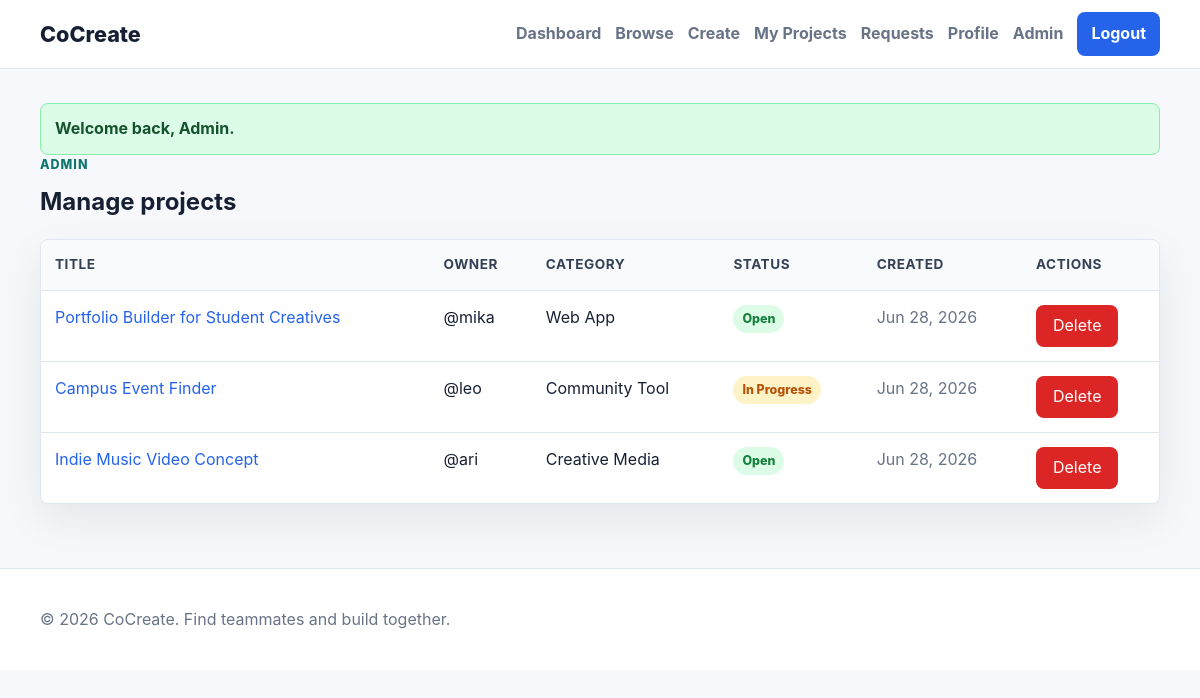
The app's page /admin/projects.php (signed in) with its own data.
### tables this page shows
CREATE TABLE projects (
  project_id INT UNSIGNED AUTO_INCREMENT PRIMARY KEY,
  user_id INT UNSIGNED NOT NULL,
  project_title VARCHAR(180) NOT NULL,
  description TEXT NOT NULL,
  required_skills TEXT NOT NULL,
  category VARCHAR(120) NOT NULL,
  project_status ENUM('open', 'in_progress', 'completed') NOT NULL DEFAULT 'open',
  created_at TIMESTAMP NOT NULL DEFAULT CURRENT_TIMESTAMP,
  CONSTRAINT fk_projects_user
    FOREIGN KEY (user_id) REFERENCES users(user_id)
    ON DELETE CASCADE ON UPDATE CASCADE
);

CREATE TABLE users (
  user_id INT UNSIGNED AUTO_INCREMENT PRIMARY KEY,
  firstname VARCHAR(80) NOT NULL,
  lastname VARCHAR(80) NOT NULL,
  username VARCHAR(80) NOT NULL UNIQUE,
  email VARCHAR(160) NOT NULL UNIQUE,
  password_hash VARCHAR(255) NOT NULL,
  profile_picture VARCHAR(255) DEFAULT NULL,
  skills TEXT DEFAULT NULL,
  interests TEXT DEFAULT NULL,
  bio TEXT DEFAULT NULL,
  role ENUM('user', 'admin') NOT NULL DEFAULT 'user',
  status ENUM('active', 'disabled') NOT NULL DEFAULT 'active',
  created_at TIMESTAMP NOT NULL DEFAULT CURRENT_TIMESTAMP
);

### includes/session.php (called while the page is built, shortened)
<?php
function e($value): string
{
    return htmlspecialchars((string)($value ?? ''), ENT_QUOTES, 'UTF-8');
}
function status_label(string $status): string
{
    return ucwords(str_replace('_', ' ', $status));
}

### admin/projects.php (the view, shortened to what this page needs)
<?php
require_once __DIR__ . '/../includes/session.php';
require_once __DIR__ . '/../includes/db.php';
$pagePrefix = '../pages/';
$projects = $pdo->query('SELECT p.*, u.username FROM projects p JOIN users u ON u.user_id = p.user_id ORDER BY p.created_at DESC')->fetchAll();
require_once __DIR__ . '/../includes/header.php';
?>
<section class="page-head">
  <div>
    <p class="eyebrow">Admin</p>
    <h1>Manage projects</h1>
  </div>
</section>
<div class="table-wrap">
  <table>
    <thead><tr><th>Title</th><th>Owner</th><th>Category</th><th>Status</th><th>Created</th><th>Actions</th></tr></thead>
    <tbody>
    <?php foreach ($projects as $project): ?>
      <tr>
        <td><a href="<?= e($pagePrefix ?? '../pages/') ?>project.php?id=<?= (int)$project['project_id'] ?>"><?= e($project['project_title']) ?></a></td>
        <td>@<?= e($project['username']) ?></td>
        <td><?= e($project['category']) ?></td>
        <td><span class="status status-<?= e($project['project_status']) ?>"><?= e(status_label($project['project_status'])) ?></span></td>
        <td class="muted"><?= e(date('M j, Y', strtotime($project['created_at']))) ?></td>
        <td>
          <form class="inline-form" method="post" data-confirm="Remove this project?">
            <button class="btn btn-danger" type="submit">Delete</button>
          </form>
        </td>
      </tr>
    <?php endforeach; ?>
    </tbody>
  </table>
</div>
<?php
require_once __DIR__ . '/../includes/footer.php';
?>

### assets/css/styles.css (style rules this page uses)
:root { --bg: #f6f8fb; --surface: #ffffff; --ink: #172033; --muted: #687386; --line: #dfe6ef; --primary: #2563eb; --primary-dark: #1d4ed8; --secondary: #0f766e; --danger: #dc2626; --warning: #b45309; --success: #15803d; --shadow: 0 16px 40px rgba(23, 32, 51, 0.08); --radius: 8px; }
* { box-sizing: border-box; }
body { margin: 0; min-height: 100vh; background: var(--bg); color: var(--ink); font-family: Inter, ui-sans-serif, system-ui, -apple-system, BlinkMacSystemFont, "Segoe UI", sans-serif; line-height: 1.6; }
a { color: var(--primary); text-decoration: none; }
.section-head, .page-head { display: flex; align-items: end; justify-content: space-between; gap: 18px; margin-bottom: 18px; }
.section-head h2, .page-head h1 { margin: 0; }
.eyebrow { margin: 0 0 8px; color: var(--secondary); font-weight: 800; text-transform: uppercase; letter-spacing: 0.08em; font-size: 0.78rem; }
.muted { color: var(--muted); }
.status { display: inline-flex; align-items: center; min-height: 28px; padding: 4px 9px; border-radius: 999px; font-weight: 800; font-size: 0.78rem; text-transform: capitalize; }
.status-open, .status-accepted, .status-active { color: var(--success); background: #dcfce7; }
.status-in_progress, .status-pending { color: var(--warning); background: #fef3c7; }
.btn { display: inline-flex; align-items: center; justify-content: center; min-height: 42px; padding: 10px 16px; border: 1px solid transparent; border-radius: var(--radius); cursor: pointer; font-weight: 800; font: inherit; line-height: 1.1; text-decoration: none; transition: transform 0.15s ease, background 0.15s ease; }
.btn-danger { color: #fff; background: var(--danger); }
.table-wrap { width: 100%; overflow-x: auto; border: 1px solid var(--line); border-radius: var(--radius); background: var(--surface); box-shadow: var(--shadow); }
table { width: 100%; border-collapse: collapse; min-width: 760px; }
th, td { padding: 14px; border-bottom: 1px solid var(--line); text-align: left; vertical-align: top; }
th { color: #344155; background: #f8fafc; font-size: 0.85rem; text-transform: uppercase; letter-spacing: 0.04em; }
tr:last-child td { border-bottom: 0; }
.inline-form { display: inline-flex; flex-wrap: wrap; gap: 8px; align-items: center; }

### records on screen
projects: project_title "Portfolio Builder for Student Creatives", user.username "mika", category "Web App", project_status "Open", created_at "Jun 28, 2026"
projects: project_title "Campus Event Finder", user.username "leo", category "Community Tool", project_status "In Progress", created_at "Jun 28, 2026"
projects: project_title "Indie Music Video Concept", user.username "ari", category "Creative Media", project_status "Open", created_at "Jun 28, 2026"

### other values on screen
$message "Welcome back, Admin."
